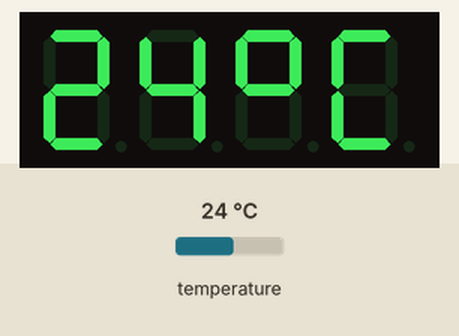
Simulated run of this program. Board: Raspberry Pi (BCM pin numbers). Shown: 4-digit seven-segment display. The inputs (shaded band) are chosen by the test bench; at power-on: temperature 24 °C. Library files of the repository ran but are not shown: tm1637.py.

Above: at 5.0 s.
5.1 s: temperature set to 12 °C
At 7.6 s:
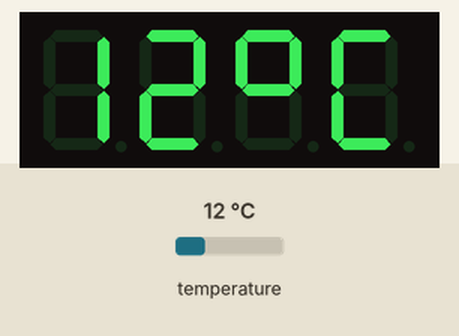
11.8 s: temperature set to 19 °C
At 13.2 s:
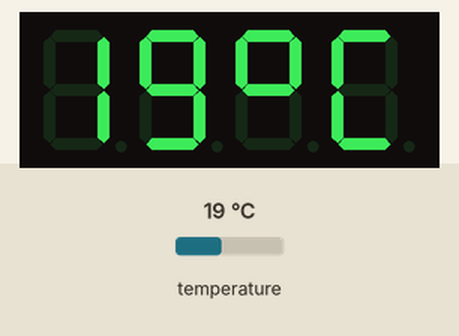
18.5 s: temperature set to 28 °C
At 24.4 s:
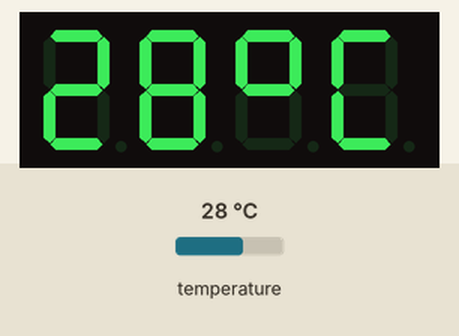
Timing chart, 0 to 25.9 s (numbered marks = the images above; inputs shaded):
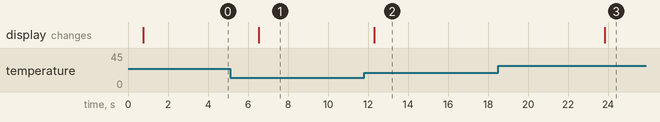

Measured:
- after the input at 5.1 s, the display: changes after 1.4 s (image 1)
- after the input at 11.8 s, the display: changes after 0.50 s (image 2)
- after the input at 18.5 s, the display: changes after 5.3 s (image 3)

The program:

ds18b20.py
```python
import time
import signal
from threading import Event
from subprocess import check_output

import RPi.GPIO as GPIO

from tm1637 import TM1637, BRIGHT_DARKEST

__author__ = "Evgeny Goncharov"

run_service = Event()
run_service.set()


def handler(signum, frame):
    run_service.clear()
    print("Signal to stop container {}".format(signum))


signal.signal(signal.SIGTERM, handler)

CLK = 6
DIO = 5

Display = TM1637(CLK, DIO, BRIGHT_DARKEST)

while run_service.is_set():
    output = check_output(["cat", "/sys/bus/w1/devices/28-05170143ccff/w1_slave"])

    # output = '92 01 4b 46 7f ff 0c 10 b5 : crc=b5 YES\n92 01 4b 46 7f ff 0c 10 b5 t=25125\n'
    output = output.decode()

    # b = 't=25125'
    output = output.split()[-1]

    # temp = '25125'
    temp = output.split("=")[1]

    # digit_temp = 25.0
    digit_temp = round(int(temp) / 1000)

    if digit_temp:
        # d0 = 2
        d0 = int(digit_temp / 10)
        # d1 = 5
        d1 = int(digit_temp % 10)

        Display.show([d0, d1, 16, 12])

    try:
        time.sleep(5)
    except:
        pass

Display.set_brightness(0)
Display.clear()

GPIO.cleanup([CLK, DIO])
```
